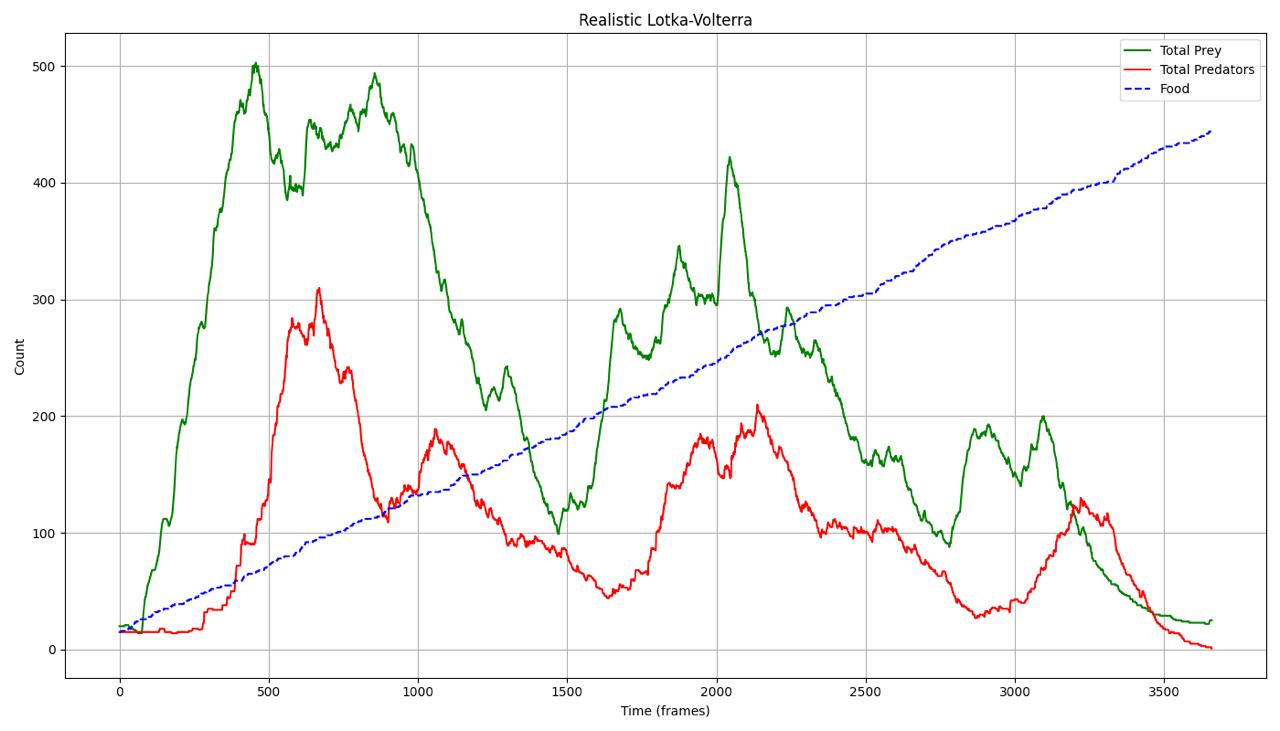

Generate this figure with Python:
import matplotlib.pyplot as plt
from dataclasses import dataclass
from vi import Agent, Config, Simulation, HeadlessSimulation
from pygame.math import Vector2
import random
import polars as pl
import math
import pandas as pd

random.seed(41)  # For reproducibility

# Define image paths
PREY_IMAGES = [
    "images/green.png",    # Prey wandering (0)
    "images/yellow.png",   # Prey fleeing (1)
    "images/red.png"       # Prey being eaten (2)
]
PREDATOR_IMAGES = [
    "images/triangle5.png",  # Hunting (0)
    "images/triangle7.png",  # Lunging (1)
    "images/triangle6.png"   # Eating (2)
]
FOOD_IMAGES = [
    "images/plus.png"       # Food (0)
]

# State constants
PREY_WANDERING = 0
PREY_FLEEING = 1
PREY_EATEN = 2
PREDATOR_HUNTING = 0
PREDATOR_LUNGING = 1
PREDATOR_EATING = 2

frame_data = {
    "frame": [],
    "prey": [],
    "predator": [],
    "food": []
}

food_count = 15
preys = set()
predators = set()

@dataclass
class PredatorPreyConfig(Config):
    # Prey parameters
    prey_speed: float = 4.5
    prey_flee_speed: float = 7.2
    prey_vision: float = 100.0
    prey_energy: float = 200.0
    prey_energy_consumption: float = 0.1
    prey_flee_energy_consumption: float = 0.15
    prey_energy_gain: float = 35.0  # Energy gained from eating food
    prey_reproduction_energy_threshold: float = 150.0
    prey_reproduction_cost: float = 50.0
    prey_reproduction_radius: float = 27.5
    prey_reproduction_probability: float = 0.999999999999999999999999999
    
    # Predator parameters
    predator_speed: float = 6.25
    predator_lunge_speed: float = 9.5
    predator_vision: float = 150.0
    predator_energy: float = 150.0
    predator_energy_consumption: float = 0.99
    predator_lunge_energy_consumption: float = 2.0
    predator_eating_threshold: float = 10.0
    predator_eating_energy: float = 75.0
    predator_reproduction_energy_threshold: float = 70.0
    predator_reproduction_cost: float = 44.0
    predator_reproduction_radius: float = 25.0  # Distance for reproduction

    # Eating parameters
    eating_duration: int = 10  # Frames prey shows being eaten / predator is eating
    
    # Food parameters
    food_spawn_rate: float = 0.125  # Probability of food spawning per frame
    
    # Simulation parameters
    initial_prey: int = 20
    initial_predators: int = 15
    initial_food: int = 15

    # Setting parameters
    window_size: tuple[int, int] = (1000, 1000)
    delta_time: float = 1.0
    duration: int = 5000


class FoodSpawner(Agent):
    config: PredatorPreyConfig
    
    def on_spawn(self):
        self.change_image(0)  # transparent image
        global food_count
        self.config.inital_food = food_count
    
    def update(self):
        if random.random() < self.config.food_spawn_rate:
            self.simulation.spawn_agent(agent_class=Food, images=FOOD_IMAGES)
            global food_count
            food_count += 1
            ## i am really proud of myself on this one: i overrode the main violet library's Agent class to include
            ## self.simulation, which didn't exist before, so that we can access the simulation directly within an agent class
            ## there is a self.__simulation attribute in the Agent class, but it is either a) not working or b) not accessible
            ## so i just added it myself -k

        current_frame = self.simulation.shared.counter

        prey = sum(1 for a in self.simulation._agents if isinstance(a, Prey))
        predator = sum(1 for a in self.simulation._agents if isinstance(a, Predator))
        food_count = sum(1 for a in self.simulation._agents if isinstance(a, Food))
        
        # Record frame data
        frame_data["frame"].append(current_frame)
        frame_data["prey"].append(prey)
        frame_data["predator"].append(predator)
        frame_data["food"].append(food_count)

        if len(predators) <= 1 or len(preys) <= 1:
            print("Simulation ended due to extinction.")
            self.simulation.stop()
            ## same here

        if self.simulation.shared.counter % 100 == 0:
            print(f"Frame {self.simulation.shared.counter}: "
                  f"Prey: {len(preys)}, Predators: {len(predators)}, Food: {food_count}")
            ## same here

class Food(Agent):
    config: PredatorPreyConfig
    
    def on_spawn(self):
        self.change_image(0)  # Only one food image
        self.move = Vector2(0, 0)  # Food does not move
    def update(self):
        pass


class Prey(Agent):
    config: PredatorPreyConfig
    
    def on_spawn(self):
        self.state = PREY_WANDERING
        self.energy = self.config.prey_energy
        self.eating_timer = 0
        self.change_image(PREY_WANDERING)
        preys.add(self.id)
        self.type = "prey"
        self.age = 0
    
    def update(self):

        self.age += 1
        if self.age > 700:
            self.kill()
            preys.remove(self.id)
            return
        
        if self.energy <= 0:
            self.kill()
            preys.remove(self.id)
            return

        if self.state == PREY_EATEN:
            self.eating_timer -= 1
            if self.eating_timer <= 0:
                self.kill()
                preys.remove(self.id)
            return
        
        if self.state == PREY_FLEEING:
            self.energy -= self.config.prey_flee_energy_consumption
        else:
            if not self.on_site():
                self.energy -= self.config.prey_energy_consumption
        
        # Find nearest predator and food
        nearest_predator = None
        nearest_food = None
        min_predator_distance = float('inf')
        min_food_distance = float('inf')
        
        for agent, distance in self.in_proximity_accuracy():
            if isinstance(agent, Predator):
                if distance < min_predator_distance:
                    min_predator_distance = distance
                    nearest_predator = agent
            elif isinstance(agent, Food):
                if distance < min_food_distance:
                    min_food_distance = distance
                    nearest_food = agent
        
        # State transitions
        if nearest_predator and min_predator_distance < self.config.prey_vision:
            self.state = PREY_FLEEING
            self.change_image(PREY_FLEEING)
        else:
            self.state = PREY_WANDERING
            self.change_image(PREY_WANDERING)
        
        # Eat food if nearby
        if nearest_food and min_food_distance < 10:  # Eating distance
            nearest_food.kill()
            self.energy += self.config.prey_energy_gain
            self.age -= 100

        # Reproduction - only if another prey is nearby and has enough energy
        if (self.energy >= self.config.prey_reproduction_energy_threshold and 
            (random.random() < self.config.prey_reproduction_probability) or (random.random() < 0.00000025 and self.simulation.shared.counter > 2000)):  # Small chance to check each frame
            for agent, distance in self.in_proximity_accuracy():
                if isinstance(agent, Prey):
                    if (distance < self.config.prey_reproduction_radius and 
                        agent.energy >= self.config.prey_reproduction_energy_threshold):
                        # Only one of them reproduces (random choice)
                            self.energy -= self.config.prey_reproduction_cost
                            child = self.reproduce()
                            preys.add(child.id)
                            break
    
    def change_position(self):
        if self.state == PREY_EATEN:
            self.move = Vector2(0, 0)  # Don't move while being eaten
            return
            
        self.there_is_no_escape()
        
        if self.state == PREY_WANDERING:
            # Random wandering with occasional food seeking
            if random.random() < 0.05 or self.move.length() == 0:
                # Sometimes move toward food if visible
                nearest_food = None
                min_food_distance = float('inf')
                
                for agent, distance in self.in_proximity_accuracy():
                    if isinstance(agent, Food) and distance < min_food_distance:
                        min_food_distance = distance
                        nearest_food = agent
                
                if nearest_food and min_food_distance < self.config.prey_vision:
                    # Move toward food
                    delta = nearest_food.pos - self.pos
                    if delta.length() == 0:
                        food_direction = Vector2(random.uniform(-1, 1), random.uniform(-1, 1)).normalize()
                    else:
                        food_direction = (nearest_food.pos - self.pos).normalize()
                    self.move = food_direction * self.config.prey_speed
                else:
                    # Random wandering
                    angle = random.uniform(0, 2 * math.pi)
                    self.move = Vector2(math.cos(angle), math.sin(angle)) * self.config.prey_speed
        else:  # FLEEING
            # Flee from nearest predator
            nearest_predator = None
            min_distance = float('inf')
            
            for agent, distance in self.in_proximity_accuracy():
                if isinstance(agent, Predator):
                    if distance < min_distance:
                        min_distance = distance
                        nearest_predator = agent
            
            if nearest_predator:
                delta = self.pos - nearest_predator.pos
                if delta.length() == 0:
                    flee_direction = Vector2(random.uniform(-1, 1), random.uniform(-1, 1)).normalize()
                else:
                    flee_direction = delta.normalize()
                self.move = flee_direction * self.config.prey_flee_speed
            else:
                # No predator nearby, fallback movement
                angle = random.uniform(0, 2 * math.pi)
                self.move = Vector2(math.cos(angle), math.sin(angle)) * self.config.prey_flee_speed

        site_center = Vector2(500*3/5, 500/2)
        if self.state == PREY_WANDERING and self.pos.distance_to(site_center) < 100:
            if random.random() < 0.9:
                self.move = self.move * 0.975
            else:
                self.move = self.move * 1.65

        self.pos += self.move * self.config.delta_time
    
    def start_being_eaten(self):
        """Transition to being eaten state"""
        self.state = PREY_EATEN
        self.change_image(PREY_EATEN)
        self.eating_timer = self.config.eating_duration


class Predator(Agent):
    config: PredatorPreyConfig
    
    def on_spawn(self):
        self.state = PREDATOR_HUNTING
        self.energy = self.config.predator_energy
        self.eating_timer = 0
        self.target_prey = None
        self.change_image(PREDATOR_HUNTING)
        predators.add(self.id)
        self.age = 0
        self.avoided = False  # Track if predator has avoided prey-only site
    
    def update(self):
        self.age += 1
        if self.age > 420:
            self.kill()
            predators.remove(self.id)
            return

        if self.state == PREDATOR_LUNGING:
            self.energy -= self.config.predator_lunge_energy_consumption
        else:
            self.energy -= self.config.predator_energy_consumption
        
        # Die if energy depleted
        if self.energy <= 0:
            self.kill()
            predators.remove(self.id)
            return
        
        # Handle state transitions
        if self.state == PREDATOR_EATING:
            self.eating_timer -= 1
            if self.eating_timer <= 0:
                self.state = PREDATOR_HUNTING
                self.change_image(PREDATOR_HUNTING)
                self.target_prey = None
            return
        
        # Find nearest prey
        nearest_prey = None
        min_distance = float('inf')
        
        for agent, distance in self.in_proximity_accuracy():
            if isinstance(agent, Prey):
                if distance < min_distance:
                    min_distance = distance
                    nearest_prey = agent

                # Check for reproduction with nearby predators
                if self.energy >= self.config.predator_reproduction_energy_threshold:
                    for agent, distance in self.in_proximity_accuracy():
                        if isinstance(agent, Predator):
                            if (distance < self.config.predator_reproduction_radius and 
                                agent.energy >= self.config.predator_reproduction_energy_threshold and
                                self.age > 100 and agent.age > 100):
                                # Both predators can reproduce
                                self.energy -= self.config.predator_reproduction_cost
                                agent.energy -= self.config.predator_reproduction_cost
                                child = self.reproduce()
                                predators.add(child.id)
                                if random.random() < 0.5:
                                        child2 = agent.reproduce()
                                        predators.add(child2.id)
                                        if random.random() < 0.5:
                                            child3 = self.reproduce()
                                            predators.add(child3.id)
                                break
        
        # State transitions
        if self.state == PREDATOR_HUNTING:
            if nearest_prey and min_distance < self.config.predator_vision:
                self.target_prey = nearest_prey
                self.state = PREDATOR_LUNGING
                self.change_image(PREDATOR_LUNGING)
        
        elif self.state == PREDATOR_LUNGING:
            if not nearest_prey or min_distance > self.config.predator_vision:
                # Lost sight of prey
                self.state = PREDATOR_HUNTING
                self.change_image(PREDATOR_HUNTING)
                self.target_prey = None
            elif min_distance < self.config.predator_eating_threshold:
                # Caught prey!
                if nearest_prey.state != PREY_EATEN:  # Only if not already being eaten
                    nearest_prey.start_being_eaten()
                    self.energy += self.config.predator_eating_energy
                    self.state = PREDATOR_EATING
                    self.change_image(PREDATOR_EATING)
                    self.eating_timer = self.config.eating_duration
                    self.target_prey = None
                    if random.random() < 0.05:
                        self.energy -= self.config.predator_reproduction_cost
                        child = self.reproduce()
                        predators.add(child.id)          
    
    def change_position(self):
        if self.avoided:
            self.avoided = False

        if self.state == PREDATOR_EATING:
            # Stay still while eating
            self.move = Vector2(0, 0)
        elif self.state == PREDATOR_LUNGING and self.target_prey:
            # Lunge toward target prey
            delta = self.target_prey.pos - self.pos
            if delta.length() == 0:
                lunge_direction = Vector2(random.uniform(-1, 1), random.uniform(-1, 1)).normalize()
            else:
                lunge_direction = (self.target_prey.pos - self.pos).normalize()
            self.move = lunge_direction * self.config.predator_lunge_speed
        else:
            # Random hunting movement
            if random.random() < 0.05 or self.move.length() == 0:
                angle = random.uniform(0, 2 * math.pi)
                self.move = Vector2(math.cos(angle), math.sin(angle)) * self.config.predator_speed
        
        # Redirect predator away if it tries to enter prey-only site
        future_pos = self.pos + self.move * self.config.delta_time
        distance_to_site = future_pos.distance_to(Vector2(500*3/4, 500/2))

        if distance_to_site < 175 or self.on_site():
            # Push predator away from the center of the site
            avoidance_dir = (future_pos - Vector2(500*3/4, 500/2)).normalize()
            self.move = avoidance_dir * self.config.predator_speed
            self.avoided = True

        if self.there_is_no_escape() and not self.avoided:
            self.move = -self.move

        self.pos += self.move * self.config.delta_time


def run_simulation():
    cfg = PredatorPreyConfig()
    
    # Create and run simulation
    sim = (
        Simulation(cfg)
        .batch_spawn_agents(
            cfg.initial_prey, 
            Prey, 
            images=PREY_IMAGES
        )
        .batch_spawn_agents(
            cfg.initial_predators, 
            Predator, 
            images=PREDATOR_IMAGES
        )
        .batch_spawn_agents(
            cfg.initial_food,
            Food,
            images=FOOD_IMAGES
        )
        .spawn_agent(
            FoodSpawner,
            images=["images/transparent.png"],  # Placeholder image for FoodSpawner)
        )
        .spawn_site("images/circle2.png", x=500*3/5, y=500/2)
        .run()
    )

    # Create DataFrame from collected data
    df = pd.DataFrame(frame_data)

    # Save data to CSV
    df.to_csv('realistic2.csv', index=False)
    print("Data saved to realistic2.csv, plotting...")

    plt.figure(figsize=(14, 8))

    plt.plot(df['frame'], df['prey'], label='Total Prey', color='green')
    plt.plot(df['frame'], df['predator'], label='Total Predators', color='red')
    plt.plot(df['frame'], df['food'], label='Food', color='blue', linestyle='--')

    plt.title('Realistic Lotka-Volterra')
    plt.xlabel('Time (frames)')
    plt.ylabel('Count')
    plt.legend()
    plt.grid(True)
    plt.tight_layout()
    plt.savefig('realistic2.png')
    plt.close()

    print("Plotting complete. Plot saved to realistic2.png")

if __name__ == "__main__":
    run_simulation()